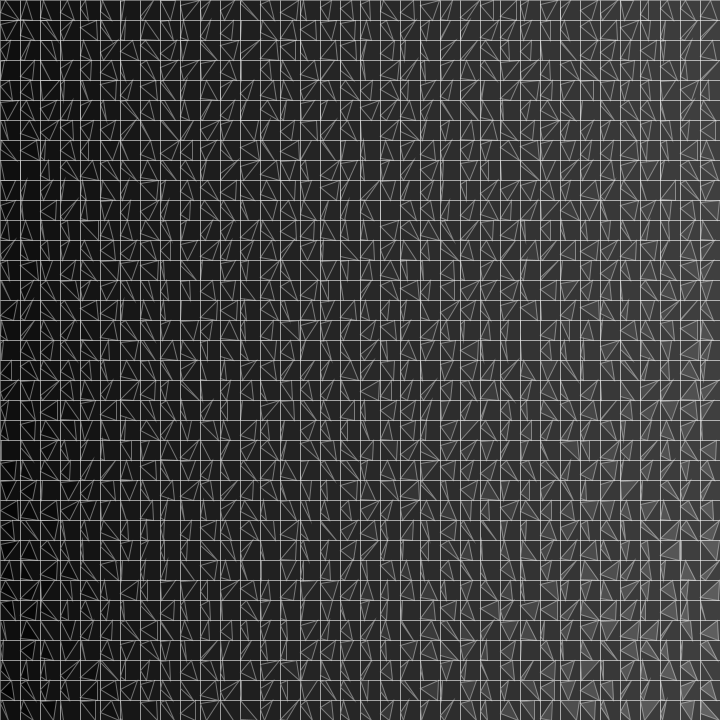
Frame 1 (no input)
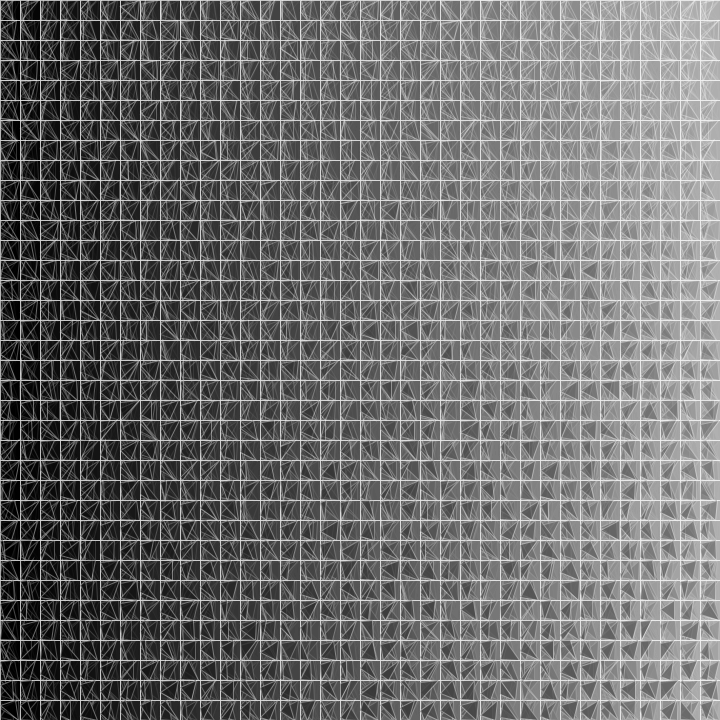
Frame 60 (the mouse pressed at the canvas centre just before this capture)
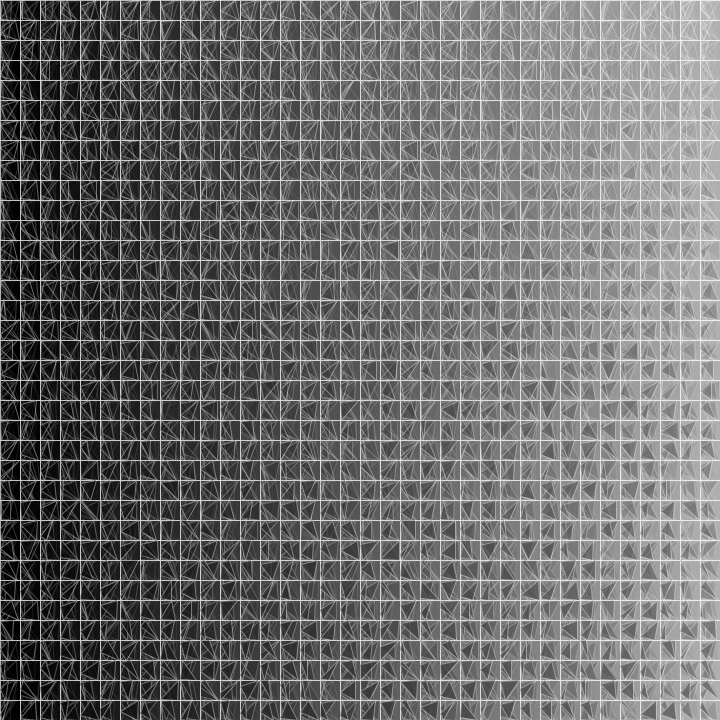
Frame 120 (the mouse held since frame 60 and released just before this capture)

The Processing sketch that drew these frames (run headless with seeded random() and noise(); from frame 60 on, the mouse is pressed at the canvas centre):

// Processing sketch: processing_151411
// ── processing_151411.pde

void setup(){
size (720, 720);
background(20,100);
frameRate(25);
}

void draw(){

for (int x = 0; x<36; x++) {
  for (int y = 0; y<36; y++) {
    stroke(255,100);
    fill(x*5,70);
    rect(x*20,y*20,20,20);
    fill(x*3,y*6);
    triangle(x*20,y*20+random(20), x*20+random(20),y*20, x*20+random(20),y*20+20);
  }
}

}
